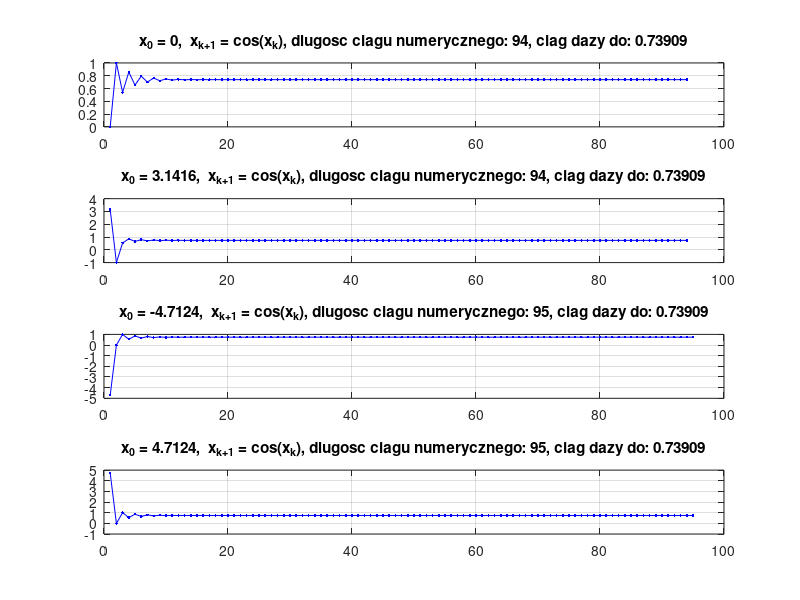
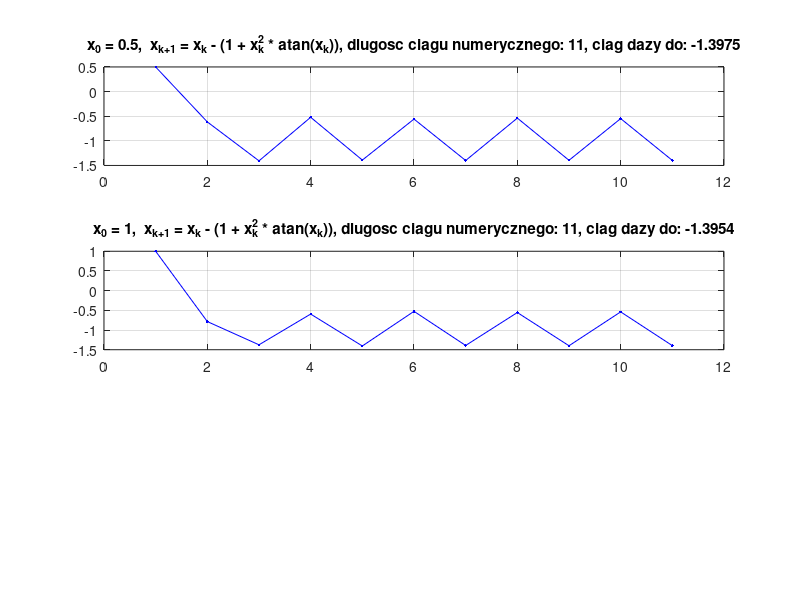
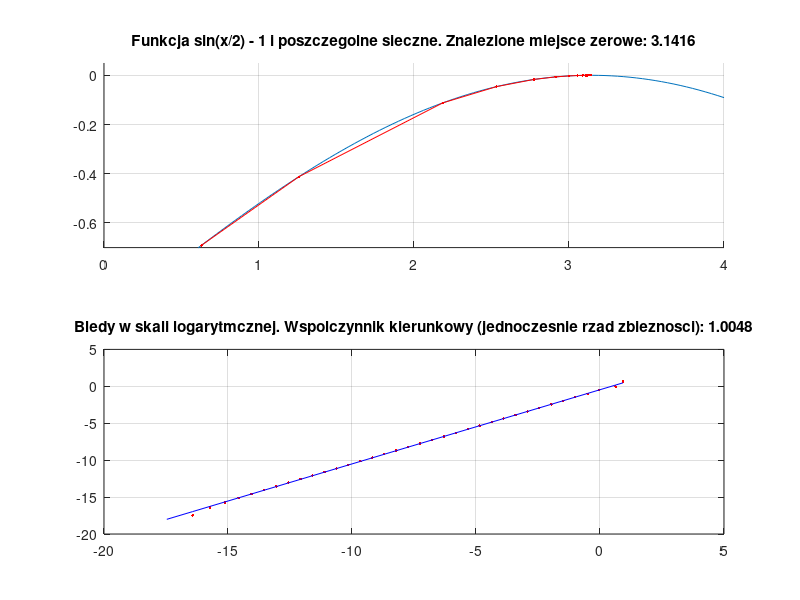
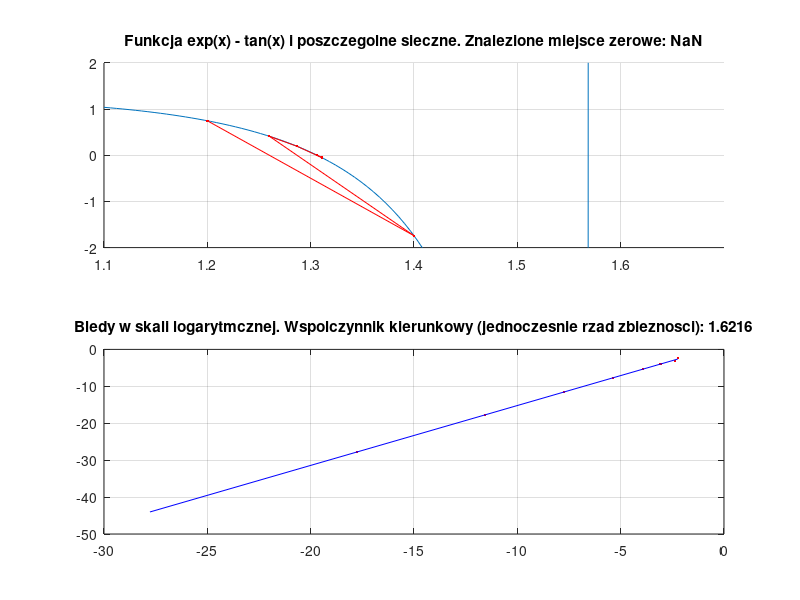

Source code (MATLAB) for these figures, in order:
clear all
% lista 2 zad 7
% a)
as = [0, pi, (-3/2) * pi, (3/2) * pi];
xs = [];
figure(1)
for i=1:length(as)
    xs = [as(i)];
    while cos(xs(end)) ~= xs(end)
        xs = [xs cos(xs(end))];
    end
    subplot(length(as), 1, i)
    plot(xs, 'b.-')
    title(['x_0 = ', num2str(as(i)), ',  x_{k+1} = cos(x_k), dlugosc ciagu numerycznego: ', num2str(length(xs)), ', ciag dazy do: ', num2str(xs(end))])
    grid on;
end

% b)
figure(2)
as = [0.5, 1, 10];
xs = [];
f = @(x) x - (1 + (x^2) * atan(x));

for i=1:length(as)
    xs = [as(i)];
    for k=0:9
        xs = [xs f(xs(end))];
    end
    subplot(length(as), 1, i)
    plot(xs, 'b.-')
    title(['x_0 = ', num2str(as(i)), ',  x_{k+1} = x_k - (1 + x_k^2 * atan(x_k)), dlugosc ciagu numerycznego: ', num2str(length(xs)), ', ciag dazy do: ', num2str(xs(end))])
    grid on;
end

% lista 2 zadanie 9
x0s = [0.2 * pi, 1.2, 0]; 
x1s = [0.4 * pi, 1.4, 1];
for i = 1 : 3
    if i == 1
        f = @(x) sin(x/2) - 1;
        function_text = 'sin(x/2) - 1';
        axis_values = [0 4 -0.7 0.05];
    end
    if i == 2
        f = @(x) exp(x) - tan(x);
        function_text = 'exp(x) - tan(x)';
        axis_values = [1.1 1.7 -2 2];
    end
    if i == 3
        f = @(x) x.^3 - 12* x.^2 + 3*x + 1;
        function_text = 'x^3 - 12* x^2 + 3*x + 1';
        axis_values = [-0.5 1.5 -10 10];
    end
    figure(i+2)
    x0 = x0s(i);
    x1 = x1s(i);
    subplot(2,1,1)
    hold on
    plot(linspace(axis_values(1), axis_values(2)), f(linspace(axis_values(1), axis_values(2))))
    axis(axis_values)
    roots = [];
    while abs(f(x0)) > eps()
        roots = [roots x0];
        plot([x0, x1], [f(x0), f(x1)], 'r.-')
        x2 = x1 - (f(x1) * (x1 - x0))/(f(x1) - f(x0));
        x0 = x1;
        x1 = x2;
    end
    grid on
    title(['Funkcja ', function_text, ' i poszczegolne sieczne. Znalezione miejsce zerowe: ', num2str(x2)])
    subplot(2,1,2)
    real_roots = roots(end) * ones(1, length(roots));
    err =abs(real_roots - roots);
    r=polyfit(log(err(1:end-3)), log(err(2:end-2)),1);
    plot(log(err(1:end-2)), log(err(2:end-1)), 'r.')
    hold on
    x1 = log(err);
    y1 = polyval(r,x1);
    plot(x1, y1, 'b-')
    title(['Bledy w skali logarytmcznej. Wspolczynnik kierunkowy (jednoczesnie rzad zbieznosci): ', num2str(r(1))])
    grid on
end